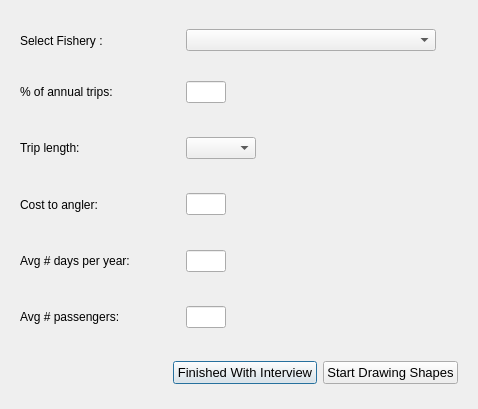
<ui version="4.0" >
 <author>Aaron Racicot</author>
 <class>SelectFishery</class>
 <widget class="QDialog" name="SelectFishery" >
  <property name="geometry" >
   <rect>
    <x>0</x>
    <y>0</y>
    <width>478</width>
    <height>409</height>
   </rect>
  </property>
  <property name="windowTitle" >
   <string>OpenOceanMap - Select Fishery</string>
  </property>
  <layout class="QVBoxLayout" name="verticalLayout" >
   <item>
    <layout class="QHBoxLayout" name="horizontalLayout_3" >
     <item>
      <widget class="QWidget" native="1" name="widget" >
       <layout class="QHBoxLayout" >
        <property name="spacing" >
         <number>6</number>
        </property>
        <property name="leftMargin" >
         <number>9</number>
        </property>
        <property name="topMargin" >
         <number>9</number>
        </property>
        <property name="rightMargin" >
         <number>9</number>
        </property>
        <property name="bottomMargin" >
         <number>0</number>
        </property>
        <item>
         <widget class="QLabel" name="fishery_text" >
          <property name="minimumSize" >
           <size>
            <width>160</width>
            <height>0</height>
           </size>
          </property>
          <property name="maximumSize" >
           <size>
            <width>160</width>
            <height>16777215</height>
           </size>
          </property>
          <property name="text" >
           <string>Select Fishery :</string>
          </property>
         </widget>
        </item>
        <item>
         <widget class="QComboBox" name="fishery_comboBox" >
          <property name="minimumSize" >
           <size>
            <width>250</width>
            <height>0</height>
           </size>
          </property>
          <property name="maximumSize" >
           <size>
            <width>250</width>
            <height>16777215</height>
           </size>
          </property>
          <item>
           <property name="text" >
            <string/>
           </property>
          </item>
          <item>
           <property name="text" >
            <string>Abalone (dive only)</string>
           </property>
          </item>
          <item>
           <property name="text" >
            <string>Anchovy/Herring (Bait Fish)</string>
           </property>
          </item>
          <item>
           <property name="text" >
            <string>California Halibut</string>
           </property>
          </item>
          <item>
           <property name="text" >
            <string>Dungeness Crab</string>
           </property>
          </item>
          <item>
           <property name="text" >
            <string>Humboldt Squid</string>
           </property>
          </item>
          <item>
           <property name="text" >
            <string>Pacific Halibut</string>
           </property>
          </item>
          <item>
           <property name="text" >
            <string>Rockfish (pre-RCA)</string>
           </property>
          </item>
          <item>
           <property name="text" >
            <string>Rockfish (post-RCA)</string>
           </property>
          </item>
          <item>
           <property name="text" >
            <string>Rockfish (cumulative)</string>
           </property>
          </item>
          <item>
           <property name="text" >
            <string>Salmon</string>
           </property>
          </item>
          <item>
           <property name="text" >
            <string>Sharks/Rays</string>
           </property>
          </item>
          <item>
           <property name="text" >
            <string>Other Flatfish (Sanddads, Soles, Turbots)</string>
           </property>
          </item>
          <item>
           <property name="text" >
            <string>Other</string>
           </property>
          </item>
         </widget>
        </item>
       </layout>
      </widget>
     </item>
     <item>
      <spacer name="horizontalSpacer_2" >
       <property name="orientation" >
        <enum>Qt::Horizontal</enum>
       </property>
       <property name="sizeHint" stdset="0" >
        <size>
         <width>40</width>
         <height>20</height>
        </size>
       </property>
      </spacer>
     </item>
    </layout>
   </item>
   <item>
    <layout class="QHBoxLayout" name="horizontalLayout_11" >
     <item>
      <widget class="QWidget" native="1" name="widget_4" >
       <layout class="QHBoxLayout" name="horizontalLayout_12" >
        <item>
         <widget class="QLabel" name="label_7" >
          <property name="minimumSize" >
           <size>
            <width>160</width>
            <height>0</height>
           </size>
          </property>
          <property name="maximumSize" >
           <size>
            <width>160</width>
            <height>16777215</height>
           </size>
          </property>
          <property name="text" >
           <string>% of annual trips:</string>
          </property>
         </widget>
        </item>
        <item>
         <widget class="QLineEdit" name="fishery_pct_trips" >
          <property name="minimumSize" >
           <size>
            <width>40</width>
            <height>0</height>
           </size>
          </property>
          <property name="maximumSize" >
           <size>
            <width>40</width>
            <height>16777215</height>
           </size>
          </property>
         </widget>
        </item>
        <item>
         <spacer name="horizontalSpacer_3" >
          <property name="orientation" >
           <enum>Qt::Horizontal</enum>
          </property>
          <property name="sizeHint" stdset="0" >
           <size>
            <width>40</width>
            <height>20</height>
           </size>
          </property>
         </spacer>
        </item>
       </layout>
       <zorder>label_7</zorder>
       <zorder>fishery_pct_trips</zorder>
       <zorder>horizontalSpacer_3</zorder>
      </widget>
     </item>
    </layout>
   </item>
   <item>
    <layout class="QHBoxLayout" name="horizontalLayout_19" >
     <item>
      <widget class="QWidget" native="1" name="widget_8" >
       <layout class="QHBoxLayout" name="horizontalLayout" >
        <item>
         <widget class="QLabel" name="label_11" >
          <property name="minimumSize" >
           <size>
            <width>160</width>
            <height>0</height>
           </size>
          </property>
          <property name="maximumSize" >
           <size>
            <width>160</width>
            <height>16777215</height>
           </size>
          </property>
          <property name="text" >
           <string>Trip length:</string>
          </property>
         </widget>
        </item>
        <item>
         <widget class="QComboBox" name="fishery_tlen" >
          <item>
           <property name="text" >
            <string/>
           </property>
          </item>
          <item>
           <property name="text" >
            <string>1/2 day</string>
           </property>
          </item>
          <item>
           <property name="text" >
            <string>3/4 day</string>
           </property>
          </item>
          <item>
           <property name="text" >
            <string>1 day</string>
           </property>
          </item>
          <item>
           <property name="text" >
            <string>> 1 day</string>
           </property>
          </item>
         </widget>
        </item>
        <item>
         <spacer name="horizontalSpacer_3" >
          <property name="orientation" >
           <enum>Qt::Horizontal</enum>
          </property>
          <property name="sizeHint" stdset="0" >
           <size>
            <width>40</width>
            <height>20</height>
           </size>
          </property>
         </spacer>
        </item>
       </layout>
      </widget>
     </item>
    </layout>
   </item>
   <item>
    <layout class="QHBoxLayout" name="horizontalLayout_21" >
     <item>
      <widget class="QWidget" native="1" name="widget_9" >
       <layout class="QHBoxLayout" name="horizontalLayout_22" >
        <item>
         <widget class="QLabel" name="label_12" >
          <property name="minimumSize" >
           <size>
            <width>160</width>
            <height>0</height>
           </size>
          </property>
          <property name="maximumSize" >
           <size>
            <width>160</width>
            <height>16777215</height>
           </size>
          </property>
          <property name="text" >
           <string>Cost to angler:</string>
          </property>
         </widget>
        </item>
        <item>
         <widget class="QLineEdit" name="fishery_angcost" >
          <property name="minimumSize" >
           <size>
            <width>40</width>
            <height>0</height>
           </size>
          </property>
          <property name="maximumSize" >
           <size>
            <width>40</width>
            <height>16777215</height>
           </size>
          </property>
         </widget>
        </item>
        <item>
         <spacer name="horizontalSpacer_3" >
          <property name="orientation" >
           <enum>Qt::Horizontal</enum>
          </property>
          <property name="sizeHint" stdset="0" >
           <size>
            <width>40</width>
            <height>20</height>
           </size>
          </property>
         </spacer>
        </item>
       </layout>
       <zorder>label_12</zorder>
       <zorder>fishery_angcost</zorder>
       <zorder>horizontalSpacer_3</zorder>
      </widget>
     </item>
    </layout>
   </item>
   <item>
    <layout class="QHBoxLayout" name="horizontalLayout_13" >
     <item>
      <widget class="QWidget" native="1" name="widget_5" >
       <layout class="QHBoxLayout" name="horizontalLayout_14" >
        <item>
         <widget class="QLabel" name="label_8" >
          <property name="minimumSize" >
           <size>
            <width>160</width>
            <height>0</height>
           </size>
          </property>
          <property name="maximumSize" >
           <size>
            <width>160</width>
            <height>16777215</height>
           </size>
          </property>
          <property name="text" >
           <string>Avg # days per year:</string>
          </property>
         </widget>
        </item>
        <item>
         <widget class="QLineEdit" name="fishery_days" >
          <property name="minimumSize" >
           <size>
            <width>40</width>
            <height>0</height>
           </size>
          </property>
          <property name="maximumSize" >
           <size>
            <width>40</width>
            <height>16777215</height>
           </size>
          </property>
         </widget>
        </item>
        <item>
         <spacer name="horizontalSpacer_3" >
          <property name="orientation" >
           <enum>Qt::Horizontal</enum>
          </property>
          <property name="sizeHint" stdset="0" >
           <size>
            <width>40</width>
            <height>20</height>
           </size>
          </property>
         </spacer>
        </item>
       </layout>
       <zorder>label_8</zorder>
       <zorder>fishery_days</zorder>
       <zorder>horizontalSpacer_3</zorder>
      </widget>
     </item>
    </layout>
   </item>
   <item>
    <layout class="QHBoxLayout" name="horizontalLayout_5" >
     <item>
      <widget class="QWidget" native="1" name="widget_3" >
       <layout class="QHBoxLayout" name="horizontalLayout_4" >
        <item>
         <widget class="QLabel" name="label" >
          <property name="minimumSize" >
           <size>
            <width>160</width>
            <height>0</height>
           </size>
          </property>
          <property name="maximumSize" >
           <size>
            <width>160</width>
            <height>16777215</height>
           </size>
          </property>
          <property name="text" >
           <string>Avg # passengers:</string>
          </property>
         </widget>
        </item>
        <item>
         <widget class="QLineEdit" name="fishery_pass" >
          <property name="minimumSize" >
           <size>
            <width>40</width>
            <height>0</height>
           </size>
          </property>
          <property name="maximumSize" >
           <size>
            <width>40</width>
            <height>16777215</height>
           </size>
          </property>
         </widget>
        </item>
        <item>
         <spacer name="horizontalSpacer_3" >
          <property name="orientation" >
           <enum>Qt::Horizontal</enum>
          </property>
          <property name="sizeHint" stdset="0" >
           <size>
            <width>40</width>
            <height>20</height>
           </size>
          </property>
         </spacer>
        </item>
       </layout>
       <zorder>fishery_pass</zorder>
       <zorder>label</zorder>
       <zorder>horizontalSpacer_3</zorder>
      </widget>
     </item>
    </layout>
   </item>
   <item>
    <layout class="QHBoxLayout" name="horizontalLayout_2" >
     <item>
      <widget class="QWidget" native="1" name="widget_2" >
       <layout class="QHBoxLayout" >
        <property name="spacing" >
         <number>6</number>
        </property>
        <property name="margin" >
         <number>9</number>
        </property>
        <item>
         <spacer name="horizontalSpacer" >
          <property name="orientation" >
           <enum>Qt::Horizontal</enum>
          </property>
          <property name="sizeHint" stdset="0" >
           <size>
            <width>40</width>
            <height>20</height>
           </size>
          </property>
         </spacer>
        </item>
        <item>
         <widget class="QPushButton" name="pbnFisheryFinished" >
          <property name="font" >
           <font>
            <pointsize>10</pointsize>
           </font>
          </property>
          <property name="text" >
           <string>Finished With Interview</string>
          </property>
         </widget>
        </item>
        <item>
         <widget class="QPushButton" name="pbnStartShapes" >
          <property name="font" >
           <font>
            <pointsize>10</pointsize>
           </font>
          </property>
          <property name="text" >
           <string>Start Drawing Shapes</string>
          </property>
         </widget>
        </item>
       </layout>
       <zorder>pbnFisheryFinished</zorder>
       <zorder>pbnStartShapes</zorder>
       <zorder>horizontalSpacer</zorder>
      </widget>
     </item>
    </layout>
   </item>
  </layout>
 </widget>
 <resources/>
 <connections/>
</ui>
